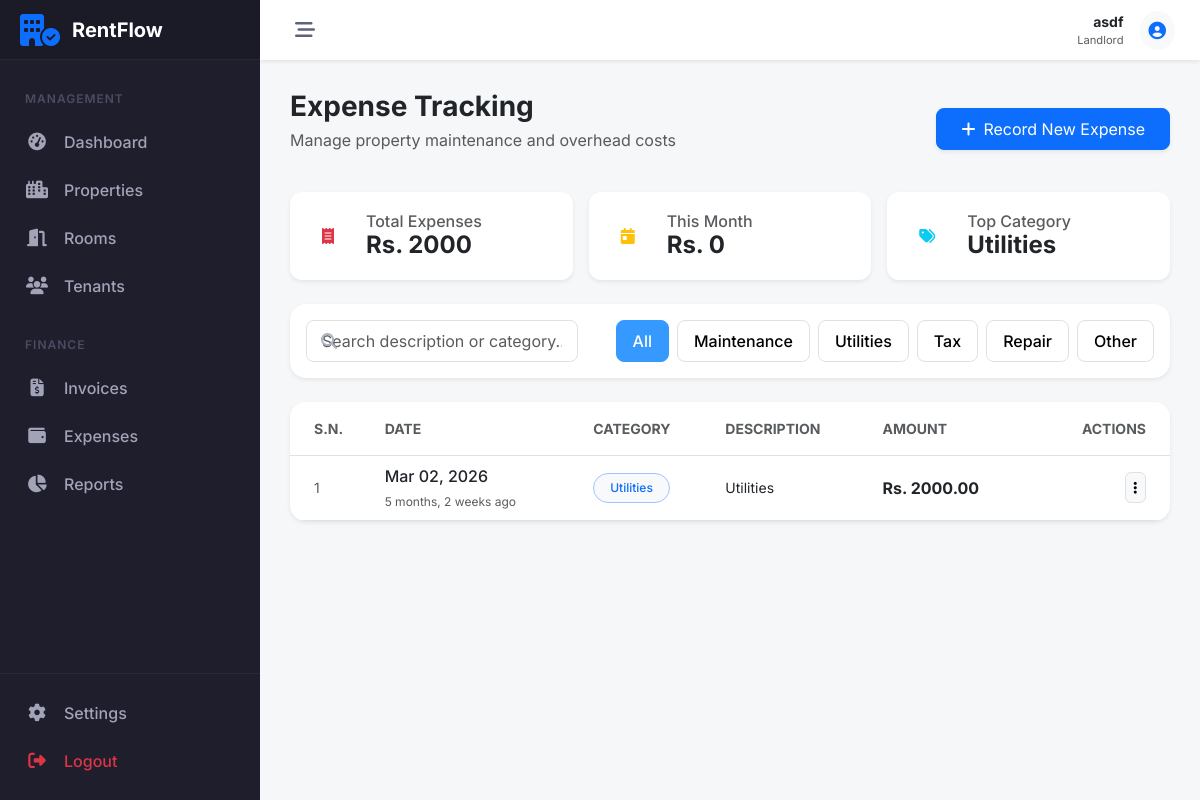
The app's page /payments/expenses/ (signed in), older data.
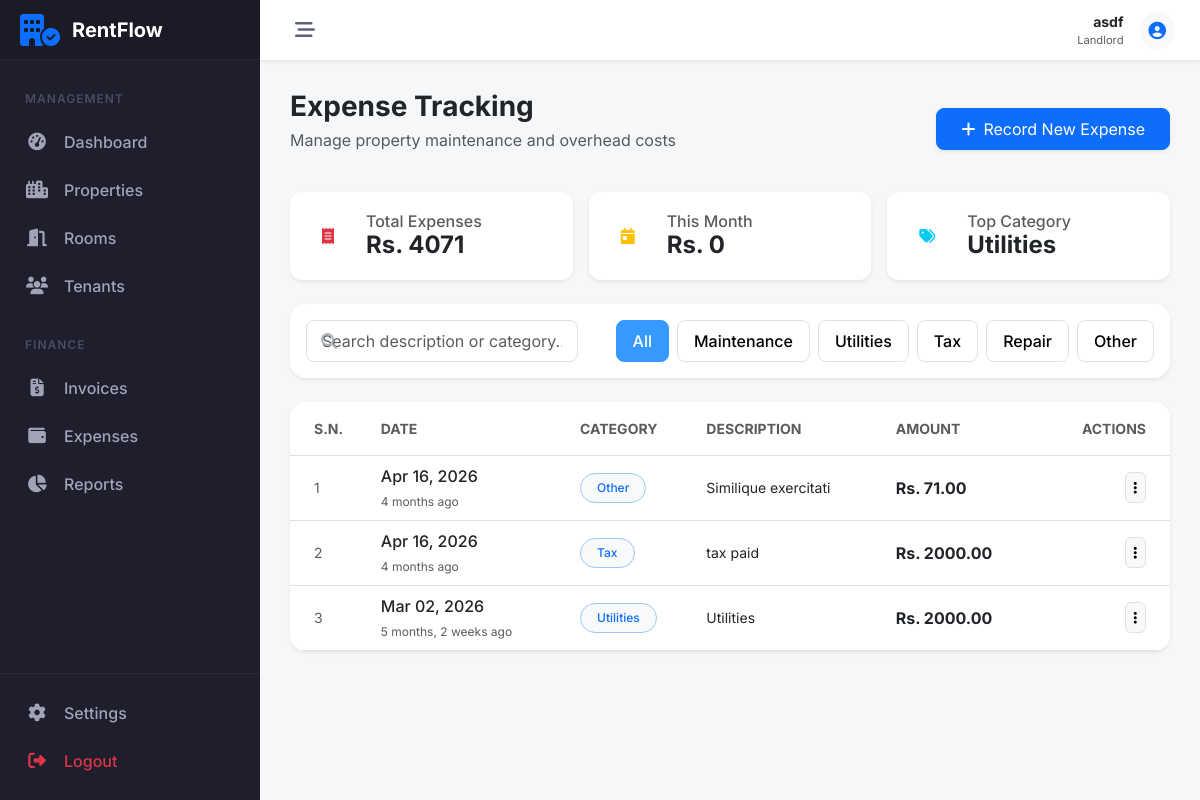
The same page, newer data.
### accounts/models.py (models this page shows, shortened)
class Profile(models.Model):
    ROLE_CHOICES = (
        ('LANDLORD', 'Landlord'),
        ('TENANT', 'Tenant'),
    )
    user = models.OneToOneField(User, on_delete=models.CASCADE, related_name='profile')
    role = models.CharField(max_length=10, choices=ROLE_CHOICES, default='TENANT', db_index=True)
    phone = models.CharField(max_length=15, blank=True)
    address = models.TextField(blank=True)
    needs_password_change = models.BooleanField(default=False)
    created_at = models.DateTimeField(auto_now_add=True)
    updated_at = models.DateTimeField(auto_now=True)

### payments/models.py (models this page shows, shortened)
class Expense(models.Model):
    CATEGORY_CHOICES = (
        ('MAINTENANCE', 'Maintenance'),
        ('UTILITIES', 'Utilities'),
        ('TAX', 'Tax'),
        ('REPAIR', 'Repair'),
        ('OTHER', 'Other'),
    )
    landlord = models.ForeignKey('auth.User', on_delete=models.CASCADE)
    category = models.CharField(max_length=20, choices=CATEGORY_CHOICES)
    amount = models.DecimalField(max_digits=10, decimal_places=2)
    date = models.DateField(default=timezone.now)
    description = models.TextField(blank=True)
    created_at = models.DateTimeField(auto_now_add=True)

### payments/views.py (the view)
# urls.py: path('expenses/', ExpenseListView.as_view(), name='expense_list'),
class ExpenseListView(LandlordRequiredMixin, ListView):
    model = Expense
    template_name = 'payments/expense_list.html'
    context_object_name = 'expenses'
    def get_queryset(self):
        return Expense.objects.filter(landlord=self.request.user).order_by('-date')
    def get_context_data(self, **kwargs):
        context = super().get_context_data(**kwargs)
        expenses = self.get_queryset()
        total_expense = expenses.aggregate(total=Sum('amount'))['total'] or 0
        now = timezone.now()
        this_month_expense = expenses.filter(
            date__month=now.month,
            date__year=now.year
        ).aggregate(total=Sum('amount'))['total'] or 0
        top_category_data = expenses.values('category').annotate(
            total=Sum('amount')
        ).order_by('-total').first()
        top_category = None
        if top_category_data:
            top_category = dict(Expense.CATEGORY_CHOICES).get(top_category_data['category'])
        context.update({
            'total_expense': total_expense,
            'this_month_expense': this_month_expense,
            'top_category': top_category,
        })
        return context

### core/mixins.py (called while the page is built)
    def test_func(self):
        user = self.request.user
        return user.is_authenticated and hasattr(user, 'profile') and user.profile.role == 'LANDLORD'

### payments/templates/payments/expense_list.html (shortened to what this page needs)
{% extends 'core/base.html' %}
{% block content %}
<div class="row align-items-center mb-4">
    <div class="col-md-6">
        <h3 class="fw-bold mb-1">Expense Tracking</h3>
        <p class="text-muted">Manage property maintenance and overhead costs</p>
    </div>
    <div class="col-md-6 text-md-end">
        <a href="{% url 'payments:expense_create' %}" class="btn btn-primary px-4 py-2 rounded-3 shadow-sm">
            <i class="fa-solid fa-plus me-2"></i>Record New Expense
        </a>
    </div>
</div>
<div class="row g-3 mb-4">
    <div class="col-md-4">
        <div class="card metric-card shadow-sm">
            <div class="card-body py-3">
                <div class="d-flex align-items-center">
                    <div class="bg-light-danger p-3 rounded-3 me-3">
                        <i class="fa-solid fa-receipt text-danger"></i>
                    </div>
                    <div>
                        <h6 class="text-muted mb-0">Total Expenses</h6>
                        <h4 class="fw-bold mb-0">Rs. {{ total_expense }}</h4>
                    </div>
                </div>
            </div>
        </div>
    </div>
    <div class="col-md-4">
        <div class="card metric-card shadow-sm">
            <div class="card-body py-3">
                <div class="d-flex align-items-center">
                    <div class="bg-light-warning p-3 rounded-3 me-3">
                        <i class="fa-solid fa-calendar-day text-warning"></i>
                    </div>
                    <div>
                        <h6 class="text-muted mb-0">This Month</h6>
                        <h4 class="fw-bold mb-0">Rs. {{ this_month_expense }}</h4>
                    </div>
                </div>
            </div>
        </div>
    </div>
    <div class="col-md-4">
        <div class="card metric-card shadow-sm">
            <div class="card-body py-3">
                <div class="d-flex align-items-center">
                    <div class="bg-light-info p-3 rounded-3 me-3">
                        <i class="fa-solid fa-tags text-info"></i>
                    </div>
                    <div>
                        <h6 class="text-muted mb-0">Top Category</h6>
                        <h4 class="fw-bold mb-0">{{ top_category|default:"N/A" }}</h4>
                    </div>
                </div>
            </div>
        </div>
    </div>
</div>
<div class="card shadow-sm border-0 rounded-4 mb-4">
    <div class="card-body p-3">
        <div class="row g-3 align-items-center">
            <div class="col-lg-4 col-md-12">
                <div class="search-container">
                    <i class="fa-solid fa-magnifying-glass"></i>
                    <input type="text" id="expenseSearch" class="form-control search-input"
                        placeholder="Search description or category...">
                </div>
            </div>
            <div class="col-lg-8 col-md-12 text-md-end">
                <div class="d-flex gap-2 justify-content-lg-end overflow-auto pb-1 pb-lg-0">
                    <button class="filter-btn active" data-category="all">All</button>
                    <button class="filter-btn" data-category="maintenance">Maintenance</button>
                    <button class="filter-btn" data-category="utilities">Utilities</button>
                    <button class="filter-btn" data-category="tax">Tax</button>
                    <button class="filter-btn" data-category="repair">Repair</button>
                    <button class="filter-btn" data-category="other">Other</button>
                </div>
            </div>
        </div>
    </div>
</div>
<div class="card table-card shadow-sm">
    <div class="table-responsive">
        <table class="table table-hover align-middle mb-0" id="expenseTable">
            <thead class="bg-light">
                <tr>
                    <th class="ps-4 py-3 text-muted small text-uppercase fw-bold">S.N.</th>
                    <th class="py-3 text-muted small text-uppercase fw-bold">Date</th>
                    <th class="py-3 text-muted small text-uppercase fw-bold">Category</th>
                    <th class="py-3 text-muted small text-uppercase fw-bold">Description</th>
                    <th class="py-3 text-muted small text-uppercase fw-bold">Amount</th>
                    <th class="py-3 text-muted small text-uppercase fw-bold text-end pe-4">Actions</th>
                </tr>
            </thead>
            <tbody>
                {% for expense in expenses %}
                <tr class="expense-row"
                    data-search="{{ expense.description|lower }} {{ expense.get_category_display|lower }}"
                    data-category="{{ expense.category|lower }}">
                    <td class="ps-4 text-muted small">{{ forloop.counter }}</td>
                    <td>
                        <div class="fw-medium text-dark">{{ expense.date|date:"M d, Y" }}</div>
                        <small class="text-muted" style="font-size: 0.75rem;">{{ expense.date|timesince }} ago</small>
                    </td>
                    <td>
                        <span class="badge bg-light text-primary border border-primary-subtle rounded-pill px-3 py-2 fw-medium">
                            {{ expense.get_category_display }}
                        </span>
                    </td>
                    <td>
                        <div class="text-dark small">{{ expense.description|default:"No description provided" }}</div>
                    </td>
                    <td class="fw-bold text-dark">
                        Rs. {{ expense.amount }}
                    </td>
                    <td class="text-end pe-4">
                        <div class="dropdown">
                            <button class="btn btn-sm btn-light rounded-2 border" type="button" data-bs-toggle="dropdown">
                                <i class="fa-solid fa-ellipsis-vertical"></i>
                            </button>
                        </div>
                    </td>
                </tr>
                {% endfor %}
            </tbody>
        </table>
    </div>
</div>
{% endblock %}

### core/templates/core/base.html (shortened to what this page needs)
<!DOCTYPE html>
<html lang="en">
<head>
    <link href="https://cdn.jsdelivr.net/npm/bootstrap@5.3.0/dist/css/bootstrap.min.css" rel="stylesheet">
    <link rel="stylesheet" href="https://cdnjs.cloudflare.com/ajax/libs/font-awesome/6.5.1/css/all.min.css">
</head>
<body>
    {% if user.is_authenticated %}
    <aside id="sidebar">
        <div class="sidebar-logo">
            <i class="fa-solid fa-building-circle-check fa-2x text-primary"></i>
            <span class="logo-text">RentFlow</span>
        </div>
        <div class="sidebar-nav">
            {% if user.profile.role == 'LANDLORD' %}
            <div class="nav-header">Management</div>
            <a href="{% url 'dashboard:landlord_dash' %}"
                class="nav-link-custom {% if 'dashboard' in request.resolver_match.view_name %}active{% endif %}">
                <i class="fa-solid fa-gauge-high"></i>
                <span>Dashboard</span>
            </a>
            <div class="nav-item">
                <a class="nav-link-custom" data-bs-toggle="collapse" href="#collapse-properties" role="button"
                    aria-expanded="false" aria-controls="collapse-properties">
                    <i class="fa-solid fa-city"></i>
                    <span>Properties</span>
                </a>
            </div>
            <div class="nav-item">
                <a class="nav-link-custom" data-bs-toggle="collapse" href="#collapse-rooms" role="button"
                    aria-expanded="false" aria-controls="collapse-rooms">
                    <i class="fa-solid fa-door-open"></i>
                    <span>Rooms</span>
                </a>
            </div>
            <div class="nav-item">
                <a class="nav-link-custom" data-bs-toggle="collapse" href="#collapse-tenants" role="button"
                    aria-expanded="false" aria-controls="collapse-tenants">
                    <i class="fa-solid fa-users"></i>
                    <span>Tenants</span>
                </a>
            </div>
            <div class="nav-header mt-3">Finance</div>
            <div class="nav-item">
                <a class="nav-link-custom" data-bs-toggle="collapse" href="#collapse-invoices" role="button"
                    aria-expanded="false" aria-controls="collapse-invoices">
                    <i class="fa-solid fa-file-invoice-dollar"></i>
                    <span>Invoices</span>
                </a>
            </div>
            <div class="nav-item">
                <a class="nav-link-custom" data-bs-toggle="collapse" href="#collapse-expenses" role="button"
                    aria-expanded="false" aria-controls="collapse-expenses">
                    <i class="fa-solid fa-wallet"></i>
                    <span>Expenses</span>
                </a>
            </div>
            <a href="{% url 'payments:financial_report' %}"
                class="nav-link-custom {% if 'report' in request.resolver_match.view_name %}active{% endif %}">
                <i class="fa-solid fa-chart-pie"></i>
                <span>Reports</span>
            </a>
            {% endif %}
        </div>
        <div class="sidebar-footer">
            <a href="#" class="nav-link-custom">
                <i class="fa-solid fa-gear"></i>
                <span>Settings</span>
            </a>
            <a href="javascript:void(0)" onclick="document.getElementById('logout-form').submit()"
                class="nav-link-custom text-danger">
                <i class="fa-solid fa-right-from-bracket"></i>
                <span>Logout</span>
            </a>
        </div>
    </aside>
    <div id="main-wrapper">
        <header id="topbar">
            <button class="toggle-btn" id="sidebar-toggle">
                <i class="fa-solid fa-bars-staggered"></i>
            </button>
            <div class="ms-auto d-flex align-items-center">
                <div class="me-3 d-none d-md-block text-end">
                    <div class="fw-bold small text-dark">{{ user.username }}</div>
                    <div class="text-muted small" style="font-size: 0.7rem;">{{ user.profile.get_role_display }}</div>
                </div>
                <div class="dropdown">
                    <a href="#" class="btn btn-light btn-sm rounded-circle p-2" data-bs-toggle="dropdown">
                    </a>
                </div>
            </div>
        </header>
        <main id="content-area">
            {% block content %}{% endblock %}
        </main>
    </div>
    {% endif %}
</body>
</html>

### payments/templates/payments/expense_list.html (style rules this page uses)
.metric-card { border: none; border-radius: 12px; transition: transform 0.3s ease; background: #fff; }
.search-container { position: relative; }
.search-container i { position: absolute; left: 15px; top: 50%; transform: translateY(-50%); color: #adb5bd; }
.search-input { padding-left: 45px; border-radius: 10px; border: 1px solid #e0e0e0; height: 42px; }
.filter-btn { border-radius: 8px; padding: 8px 16px; font-weight: 500; transition: all 0.2s; border: 1px solid #e0e0e0; background: #fff; white-space: nowrap; }
.filter-btn.active { background: #3699ff; color: #fff; border-color: #3699ff; }
.table-card { border: none; border-radius: 16px; overflow: hidden; }
.expense-row { transition: background-color 0.2s; }

### core/templates/core/base.html (style rules this page uses)
:root { --sidebar-width: 260px; --sidebar-collapsed-width: 70px; --sidebar-bg: #1e1e2d; --sidebar-hover: #2b2b40; --sidebar-active: #3699ff; --topbar-height: 60px; --transition-speed: 0.3s; }
body { font-family: 'Inter', sans-serif; background-color: #f5f7f9; overflow-x: hidden; }
#sidebar { width: var(--sidebar-width); height: 100vh; position: fixed; left: 0; top: 0; background: var(--sidebar-bg); color: #a2a3b7; transition: all var(--transition-speed) ease-in-out; z-index: 1000; display: flex; flex-direction: column; }
.sidebar-logo { padding: 20px; height: var(--topbar-height); display: flex; align-items: center; border-bottom: 1px solid rgba(255, 255, 255, 0.05); background: rgba(0, 0, 0, 0.1); overflow: hidden; white-space: nowrap; }
.logo-text { font-weight: 700; font-size: 1.25rem; color: #fff; margin-left: 12px; transition: opacity var(--transition-speed); }
.sidebar-nav { padding: 20px 0; flex-grow: 1; overflow-y: auto; overflow-x: hidden; }
.nav-header { padding: 10px 25px; font-size: 0.75rem; text-transform: uppercase; font-weight: 600; letter-spacing: 1px; color: #4b4b62; }
.nav-link-custom { display: flex; align-items: center; padding: 12px 25px; color: #a2a3b7; text-decoration: none; transition: all 0.2s; white-space: nowrap; position: relative; }
.nav-link-custom i { width: 24px; font-size: 1.1rem; text-align: center; }
.nav-link-custom span { margin-left: 15px; font-weight: 500; transition: opacity var(--transition-speed); }
#main-wrapper { margin-left: var(--sidebar-width); min-height: 100vh; transition: all var(--transition-speed) ease-in-out; display: flex; flex-direction: column; }
#topbar { height: var(--topbar-height); background: #fff; box-shadow: 0 0.125rem 0.25rem rgba(0, 0, 0, 0.075); display: flex; align-items: center; padding: 0 25px; position: sticky; top: 0; z-index: 999; }
.toggle-btn { background: transparent; border: none; font-size: 1.25rem; color: #5e6278; cursor: pointer; padding: 5px 10px; border-radius: 4px; }
#content-area { padding: 30px; flex-grow: 1; }
.form-control { border-radius: 8px; padding: 12px 15px; }
.sidebar-footer { border-top: 1px solid rgba(255, 255, 255, 0.05); padding: 15px 0; }

Row changes from the older to the newer data that the page shows:
added Expense: date "Apr 16, 2026", date "4 months", category "Other", description "Similique exercitati", amount "71.00"
added Expense: date "Apr 16, 2026", date "4 months", category "Tax", description "tax paid", amount "2000.00"
Text that changed along with them:
{{ total_expense }}: "2000" → "4071"
